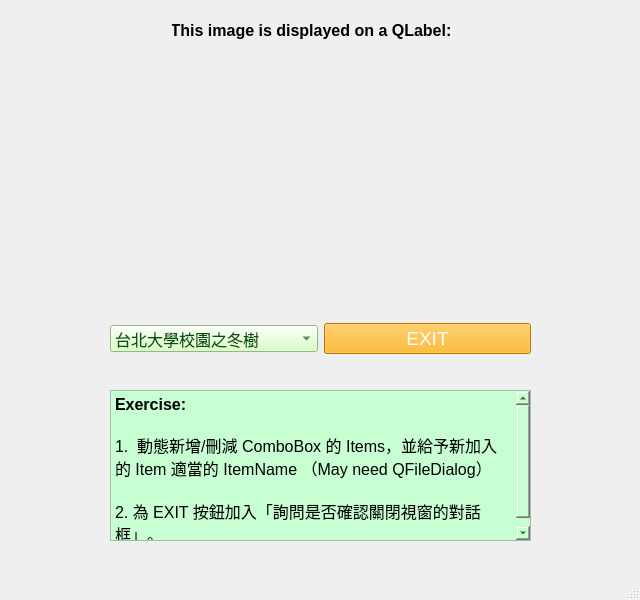
<?xml version="1.0" encoding="UTF-8"?>
<ui version="4.0">
 <class>MainWindow</class>
 <widget class="QMainWindow" name="MainWindow">
  <property name="geometry">
   <rect>
    <x>0</x>
    <y>0</y>
    <width>640</width>
    <height>600</height>
   </rect>
  </property>
  <property name="windowTitle">
   <string>MainWindow</string>
  </property>
  <property name="layoutDirection">
   <enum>Qt::LeftToRight</enum>
  </property>
  <widget class="QWidget" name="centralwidget">
   <widget class="QLabel" name="label_cap">
    <property name="geometry">
     <rect>
      <x>172</x>
      <y>20</y>
      <width>278</width>
      <height>21</height>
     </rect>
    </property>
    <property name="font">
     <font>
      <pointsize>12</pointsize>
      <bold>true</bold>
     </font>
    </property>
    <property name="layoutDirection">
     <enum>Qt::LeftToRight</enum>
    </property>
    <property name="text">
     <string>This image is displayed on a QLabel:</string>
    </property>
    <property name="scaledContents">
     <bool>true</bool>
    </property>
    <property name="alignment">
     <set>Qt::AlignCenter</set>
    </property>
   </widget>
   <widget class="QLabel" name="label_Img">
    <property name="geometry">
     <rect>
      <x>110</x>
      <y>70</y>
      <width>421</width>
      <height>221</height>
     </rect>
    </property>
    <property name="text">
     <string/>
    </property>
    <property name="pixmap">
     <pixmap>../images/NTPU_Campus_1.png</pixmap>
    </property>
    <property name="scaledContents">
     <bool>true</bool>
    </property>
   </widget>
   <widget class="QWidget" name="layoutWidget">
    <property name="geometry">
     <rect>
      <x>110</x>
      <y>320</y>
      <width>421</width>
      <height>37</height>
     </rect>
    </property>
    <layout class="QHBoxLayout" name="horizontalLayout">
     <item>
      <widget class="QComboBox" name="comboBox_ImgName">
       <property name="font">
        <font>
         <pointsize>12</pointsize>
        </font>
       </property>
       <property name="styleSheet">
        <string notr="true">background-color: rgb(255, 170, 0);
color: rgb(0, 85, 0);
background-color: rgb(208, 255, 183);</string>
       </property>
       <item>
        <property name="text">
         <string>台北大學校園之冬樹</string>
        </property>
       </item>
       <item>
        <property name="text">
         <string>台北大學校園之鳥</string>
        </property>
       </item>
       <item>
        <property name="text">
         <string>心湖之春</string>
        </property>
       </item>
      </widget>
     </item>
     <item>
      <widget class="QPushButton" name="pBut_exit">
       <property name="font">
        <font>
         <pointsize>14</pointsize>
        </font>
       </property>
       <property name="styleSheet">
        <string notr="true">color: rgb(255, 255, 255);
background-color: rgb(255, 170, 0);</string>
       </property>
       <property name="text">
        <string>EXIT</string>
       </property>
      </widget>
     </item>
    </layout>
   </widget>
   <widget class="QTextBrowser" name="textBrowser">
    <property name="geometry">
     <rect>
      <x>110</x>
      <y>390</y>
      <width>421</width>
      <height>151</height>
     </rect>
    </property>
    <property name="styleSheet">
     <string notr="true">background-color: rgb(206, 255, 233);
background-color: rgb(199, 255, 210);</string>
    </property>
    <property name="html">
     <string>&lt;!DOCTYPE HTML PUBLIC &quot;-//W3C//DTD HTML 4.0//EN&quot; &quot;http://www.w3.org/TR/REC-html40/strict.dtd&quot;&gt;
&lt;html&gt;&lt;head&gt;&lt;meta name=&quot;qrichtext&quot; content=&quot;1&quot; /&gt;&lt;meta charset=&quot;utf-8&quot; /&gt;&lt;style type=&quot;text/css&quot;&gt;
p, li { white-space: pre-wrap; }
&lt;/style&gt;&lt;/head&gt;&lt;body style=&quot; font-family:'Microsoft JhengHei UI'; font-size:9pt; font-weight:400; font-style:normal;&quot;&gt;
&lt;p style=&quot; margin-top:0px; margin-bottom:0px; margin-left:0px; margin-right:0px; -qt-block-indent:0; text-indent:0px;&quot;&gt;&lt;span style=&quot; font-size:12pt; font-weight:700;&quot;&gt;Exercise:&lt;/span&gt;&lt;/p&gt;
&lt;p style=&quot;-qt-paragraph-type:empty; margin-top:0px; margin-bottom:0px; margin-left:0px; margin-right:0px; -qt-block-indent:0; text-indent:0px; font-size:12pt; font-weight:700;&quot;&gt;&lt;br /&gt;&lt;/p&gt;
&lt;p style=&quot; margin-top:0px; margin-bottom:0px; margin-left:0px; margin-right:0px; -qt-block-indent:0; text-indent:0px;&quot;&gt;&lt;span style=&quot; font-size:12pt;&quot;&gt;1.  動態新增/刪減 ComboBox 的 Items，並給予新加入的 Item 適當的 ItemName （May need QFileDialog）&lt;/span&gt;&lt;/p&gt;
&lt;p style=&quot;-qt-paragraph-type:empty; margin-top:0px; margin-bottom:0px; margin-left:0px; margin-right:0px; -qt-block-indent:0; text-indent:0px; font-size:12pt;&quot;&gt;&lt;br /&gt;&lt;/p&gt;
&lt;p style=&quot; margin-top:0px; margin-bottom:0px; margin-left:0px; margin-right:0px; -qt-block-indent:0; text-indent:0px;&quot;&gt;&lt;span style=&quot; font-size:12pt;&quot;&gt;2. 為 EXIT 按鈕加入「詢問是否確認關閉視窗的對話框」。&lt;/span&gt;&lt;/p&gt;&lt;/body&gt;&lt;/html&gt;</string>
    </property>
   </widget>
  </widget>
  <widget class="QMenuBar" name="menubar">
   <property name="geometry">
    <rect>
     <x>0</x>
     <y>0</y>
     <width>640</width>
     <height>22</height>
    </rect>
   </property>
  </widget>
  <widget class="QStatusBar" name="statusbar"/>
 </widget>
 <resources/>
 <connections/>
</ui>
